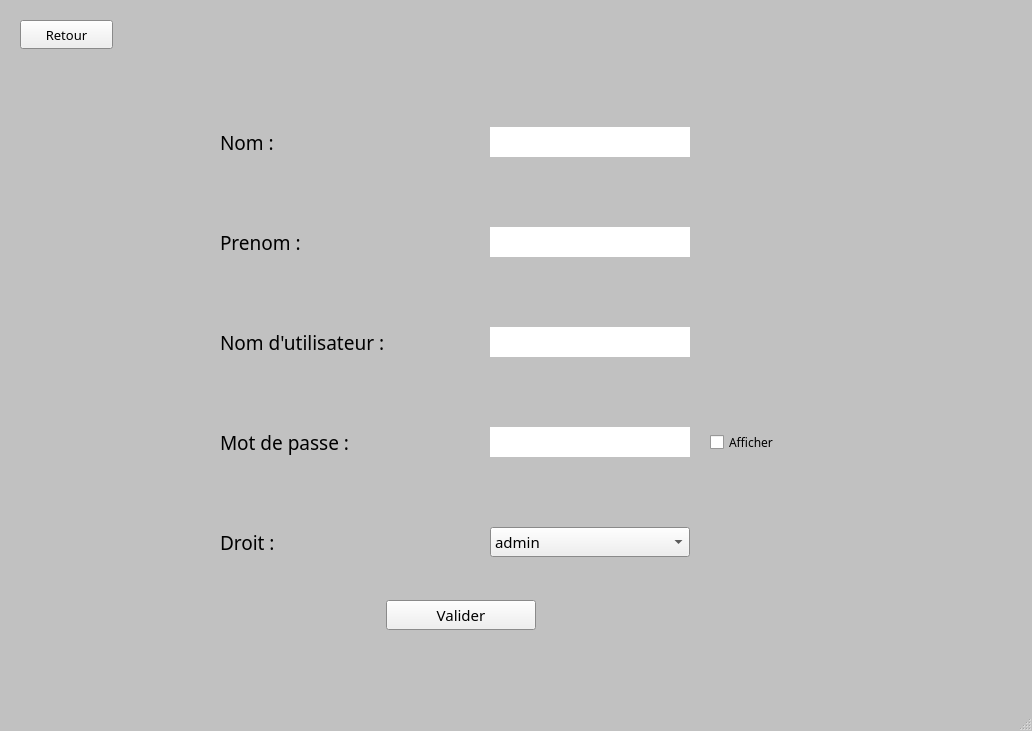
<?xml version="1.0" encoding="UTF-8"?>
<ui version="4.0">
 <class>AddUsr</class>
 <widget class="QMainWindow" name="AddUsr">
  <property name="geometry">
   <rect>
    <x>0</x>
    <y>0</y>
    <width>1032</width>
    <height>731</height>
   </rect>
  </property>
  <property name="palette">
   <palette>
    <active>
     <colorrole role="Window">
      <brush brushstyle="SolidPattern">
       <color alpha="255">
        <red>193</red>
        <green>193</green>
        <blue>193</blue>
       </color>
      </brush>
     </colorrole>
    </active>
    <inactive>
     <colorrole role="Window">
      <brush brushstyle="SolidPattern">
       <color alpha="255">
        <red>193</red>
        <green>193</green>
        <blue>193</blue>
       </color>
      </brush>
     </colorrole>
    </inactive>
    <disabled>
     <colorrole role="Base">
      <brush brushstyle="SolidPattern">
       <color alpha="255">
        <red>193</red>
        <green>193</green>
        <blue>193</blue>
       </color>
      </brush>
     </colorrole>
     <colorrole role="Window">
      <brush brushstyle="SolidPattern">
       <color alpha="255">
        <red>193</red>
        <green>193</green>
        <blue>193</blue>
       </color>
      </brush>
     </colorrole>
    </disabled>
   </palette>
  </property>
  <property name="font">
   <font>
    <family>MS Reference Sans Serif</family>
   </font>
  </property>
  <property name="windowTitle">
   <string>MainWindow</string>
  </property>
  <widget class="QWidget" name="centralwidget">
   <widget class="QLabel" name="label_nom">
    <property name="geometry">
     <rect>
      <x>220</x>
      <y>122</y>
      <width>71</width>
      <height>41</height>
     </rect>
    </property>
    <property name="font">
     <font>
      <family>MS Reference Sans Serif</family>
      <pointsize>14</pointsize>
     </font>
    </property>
    <property name="text">
     <string>Nom :</string>
    </property>
   </widget>
   <widget class="QLabel" name="label_prenom">
    <property name="geometry">
     <rect>
      <x>220</x>
      <y>222</y>
      <width>111</width>
      <height>41</height>
     </rect>
    </property>
    <property name="font">
     <font>
      <family>MS Reference Sans Serif</family>
      <pointsize>14</pointsize>
     </font>
    </property>
    <property name="text">
     <string>Prenom :</string>
    </property>
   </widget>
   <widget class="QLabel" name="label_usr">
    <property name="geometry">
     <rect>
      <x>220</x>
      <y>322</y>
      <width>221</width>
      <height>41</height>
     </rect>
    </property>
    <property name="font">
     <font>
      <family>MS Reference Sans Serif</family>
      <pointsize>14</pointsize>
     </font>
    </property>
    <property name="text">
     <string>Nom d'utilisateur :</string>
    </property>
   </widget>
   <widget class="QLabel" name="label_droit">
    <property name="geometry">
     <rect>
      <x>220</x>
      <y>522</y>
      <width>81</width>
      <height>41</height>
     </rect>
    </property>
    <property name="font">
     <font>
      <family>MS Reference Sans Serif</family>
      <pointsize>14</pointsize>
     </font>
    </property>
    <property name="text">
     <string>Droit :</string>
    </property>
   </widget>
   <widget class="QLabel" name="label_pwd">
    <property name="geometry">
     <rect>
      <x>220</x>
      <y>422</y>
      <width>171</width>
      <height>41</height>
     </rect>
    </property>
    <property name="font">
     <font>
      <family>MS Reference Sans Serif</family>
      <pointsize>14</pointsize>
     </font>
    </property>
    <property name="text">
     <string>Mot de passe :</string>
    </property>
   </widget>
   <widget class="QLineEdit" name="lineEdit_nom">
    <property name="geometry">
     <rect>
      <x>490</x>
      <y>127</y>
      <width>200</width>
      <height>30</height>
     </rect>
    </property>
    <property name="font">
     <font>
      <family>MS Reference Sans Serif</family>
      <pointsize>11</pointsize>
      <kerning>true</kerning>
     </font>
    </property>
    <property name="frame">
     <bool>false</bool>
    </property>
   </widget>
   <widget class="QLineEdit" name="lineEdit_prenom">
    <property name="geometry">
     <rect>
      <x>490</x>
      <y>227</y>
      <width>200</width>
      <height>30</height>
     </rect>
    </property>
    <property name="font">
     <font>
      <family>MS Reference Sans Serif</family>
      <pointsize>11</pointsize>
     </font>
    </property>
    <property name="frame">
     <bool>false</bool>
    </property>
   </widget>
   <widget class="QLineEdit" name="lineEdit_usr">
    <property name="geometry">
     <rect>
      <x>490</x>
      <y>327</y>
      <width>200</width>
      <height>30</height>
     </rect>
    </property>
    <property name="font">
     <font>
      <family>MS Reference Sans Serif</family>
      <pointsize>11</pointsize>
     </font>
    </property>
    <property name="frame">
     <bool>false</bool>
    </property>
   </widget>
   <widget class="QLineEdit" name="lineEdit_pwd">
    <property name="geometry">
     <rect>
      <x>490</x>
      <y>427</y>
      <width>200</width>
      <height>30</height>
     </rect>
    </property>
    <property name="font">
     <font>
      <family>MS Reference Sans Serif</family>
      <pointsize>11</pointsize>
     </font>
    </property>
    <property name="inputMethodHints">
     <set>Qt::InputMethodHint::ImhHiddenText|Qt::InputMethodHint::ImhNoAutoUppercase|Qt::InputMethodHint::ImhNoPredictiveText|Qt::InputMethodHint::ImhSensitiveData</set>
    </property>
    <property name="frame">
     <bool>false</bool>
    </property>
    <property name="echoMode">
     <enum>QLineEdit::EchoMode::Password</enum>
    </property>
   </widget>
   <widget class="QComboBox" name="comboBox_droit">
    <property name="geometry">
     <rect>
      <x>490</x>
      <y>527</y>
      <width>200</width>
      <height>30</height>
     </rect>
    </property>
    <property name="font">
     <font>
      <family>MS Reference Sans Serif</family>
      <pointsize>11</pointsize>
     </font>
    </property>
    <property name="frame">
     <bool>true</bool>
    </property>
    <item>
     <property name="text">
      <string>admin</string>
     </property>
    </item>
    <item>
     <property name="text">
      <string>caisse</string>
     </property>
    </item>
    <item>
     <property name="text">
      <string>stock</string>
     </property>
    </item>
   </widget>
   <widget class="QPushButton" name="pushButton_val">
    <property name="geometry">
     <rect>
      <x>386</x>
      <y>600</y>
      <width>150</width>
      <height>30</height>
     </rect>
    </property>
    <property name="font">
     <font>
      <family>MS Reference Sans Serif</family>
      <pointsize>11</pointsize>
     </font>
    </property>
    <property name="text">
     <string>Valider</string>
    </property>
   </widget>
   <widget class="QPushButton" name="pushButton_back">
    <property name="geometry">
     <rect>
      <x>20</x>
      <y>20</y>
      <width>93</width>
      <height>29</height>
     </rect>
    </property>
    <property name="font">
     <font>
      <family>MS Reference Sans Serif</family>
      <pointsize>10</pointsize>
     </font>
    </property>
    <property name="text">
     <string>Retour</string>
    </property>
   </widget>
   <widget class="QCheckBox" name="checkBox_print">
    <property name="geometry">
     <rect>
      <x>710</x>
      <y>430</y>
      <width>81</width>
      <height>24</height>
     </rect>
    </property>
    <property name="text">
     <string>Afficher</string>
    </property>
   </widget>
  </widget>
  <widget class="QMenuBar" name="menubar">
   <property name="geometry">
    <rect>
     <x>0</x>
     <y>0</y>
     <width>1032</width>
     <height>20</height>
    </rect>
   </property>
  </widget>
  <widget class="QStatusBar" name="statusbar"/>
 </widget>
 <resources/>
 <connections/>
</ui>
